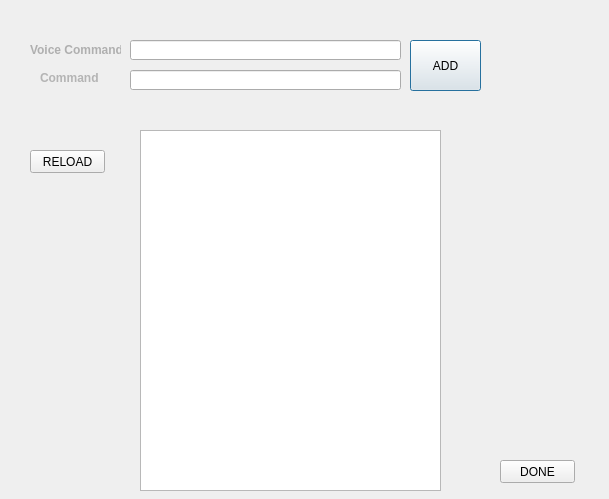
<?xml version="1.0" encoding="UTF-8"?>
<ui version="4.0">
 <class>Dialog</class>
 <widget class="QDialog" name="Dialog">
  <property name="geometry">
   <rect>
    <x>0</x>
    <y>0</y>
    <width>609</width>
    <height>499</height>
   </rect>
  </property>
  <property name="windowTitle">
   <string>Dialog</string>
  </property>
  <widget class="QTextBrowser" name="textBrowser">
   <property name="geometry">
    <rect>
     <x>140</x>
     <y>130</y>
     <width>301</width>
     <height>361</height>
    </rect>
   </property>
  </widget>
  <widget class="QLineEdit" name="lineEdit_voice">
   <property name="geometry">
    <rect>
     <x>130</x>
     <y>40</y>
     <width>271</width>
     <height>20</height>
    </rect>
   </property>
  </widget>
  <widget class="QLineEdit" name="lineEdit_command">
   <property name="geometry">
    <rect>
     <x>130</x>
     <y>70</y>
     <width>271</width>
     <height>20</height>
    </rect>
   </property>
  </widget>
  <widget class="QLabel" name="label">
   <property name="geometry">
    <rect>
     <x>30</x>
     <y>40</y>
     <width>91</width>
     <height>20</height>
    </rect>
   </property>
   <property name="text">
    <string>&lt;html&gt;&lt;head/&gt;&lt;body&gt;&lt;p&gt;&lt;span style=&quot; font-weight:600; color:#afafaf;&quot;&gt;Voice Command&lt;/span&gt;&lt;/p&gt;&lt;/body&gt;&lt;/html&gt;</string>
   </property>
  </widget>
  <widget class="QLabel" name="label_2">
   <property name="geometry">
    <rect>
     <x>40</x>
     <y>70</y>
     <width>61</width>
     <height>16</height>
    </rect>
   </property>
   <property name="text">
    <string>&lt;html&gt;&lt;head/&gt;&lt;body&gt;&lt;p&gt;&lt;span style=&quot; font-weight:600; color:#b4b4b4;&quot;&gt;Command&lt;/span&gt;&lt;/p&gt;&lt;/body&gt;&lt;/html&gt;</string>
   </property>
  </widget>
  <widget class="QPushButton" name="pushButton">
   <property name="geometry">
    <rect>
     <x>410</x>
     <y>40</y>
     <width>71</width>
     <height>51</height>
    </rect>
   </property>
   <property name="text">
    <string>ADD</string>
   </property>
  </widget>
  <widget class="QPushButton" name="pushButton_2">
   <property name="geometry">
    <rect>
     <x>30</x>
     <y>150</y>
     <width>75</width>
     <height>23</height>
    </rect>
   </property>
   <property name="text">
    <string>RELOAD</string>
   </property>
  </widget>
  <widget class="QPushButton" name="pushButton_5">
   <property name="geometry">
    <rect>
     <x>500</x>
     <y>460</y>
     <width>75</width>
     <height>23</height>
    </rect>
   </property>
   <property name="text">
    <string>DONE</string>
   </property>
  </widget>
  <widget class="QWidget" name="widget" native="true">
   <property name="geometry">
    <rect>
     <x>0</x>
     <y>0</y>
     <width>621</width>
     <height>501</height>
    </rect>
   </property>
   <property name="styleSheet">
    <string notr="true">background-image: url(&quot;C:/Users/Dustin/Documents/School/CSULA/CS 437/VDATABASE/Docs/background.jpg&quot;);</string>
   </property>
  </widget>
  <zorder>widget</zorder>
  <zorder>textBrowser</zorder>
  <zorder>lineEdit_voice</zorder>
  <zorder>lineEdit_command</zorder>
  <zorder>label</zorder>
  <zorder>label_2</zorder>
  <zorder>pushButton</zorder>
  <zorder>pushButton_2</zorder>
  <zorder>pushButton_5</zorder>
 </widget>
 <resources/>
 <connections/>
</ui>
